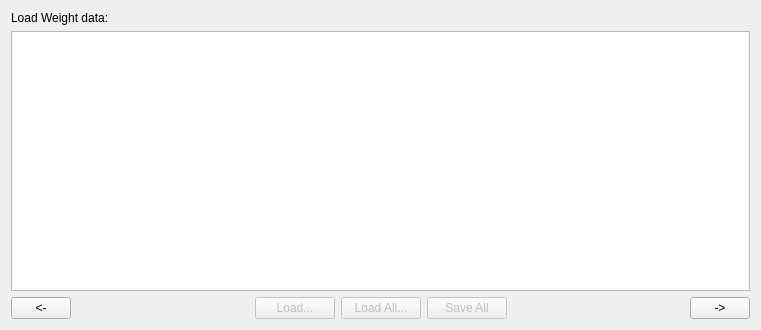
<?xml version="1.0" encoding="UTF-8"?>
<ui version="4.0">
 <class>SSVPAWeightAtAgeTab</class>
 <widget class="QWidget" name="SSVPAWeightAtAgeTab">
  <property name="geometry">
   <rect>
    <x>0</x>
    <y>0</y>
    <width>761</width>
    <height>330</height>
   </rect>
  </property>
  <property name="windowTitle">
   <string>Form</string>
  </property>
  <layout class="QVBoxLayout" name="verticalLayout">
   <item>
    <widget class="QLabel" name="SSVPA_Tab2_LabelLB">
     <property name="text">
      <string>Load Weight data:</string>
     </property>
    </widget>
   </item>
   <item>
    <widget class="QTableView" name="SSVPAWeightAtAgeTV">
     <property name="toolTip">
      <string>These data are from the table: SpeWeight</string>
     </property>
     <property name="statusTip">
      <string>These data are from the table: SpeWeight</string>
     </property>
    </widget>
   </item>
   <item>
    <layout class="QHBoxLayout" name="horizontalLayout_88">
     <item>
      <widget class="QPushButton" name="SSVPA_Tab2_PrevPB">
       <property name="sizePolicy">
        <sizepolicy hsizetype="Fixed" vsizetype="Fixed">
         <horstretch>0</horstretch>
         <verstretch>0</verstretch>
        </sizepolicy>
       </property>
       <property name="minimumSize">
        <size>
         <width>60</width>
         <height>0</height>
        </size>
       </property>
       <property name="maximumSize">
        <size>
         <width>60</width>
         <height>16777215</height>
        </size>
       </property>
       <property name="toolTip">
        <string>Go to the previous tab page</string>
       </property>
       <property name="statusTip">
        <string>Go to the previous tab page</string>
       </property>
       <property name="text">
        <string>&lt;-</string>
       </property>
      </widget>
     </item>
     <item>
      <spacer name="horizontalSpacer_100">
       <property name="orientation">
        <enum>Qt::Horizontal</enum>
       </property>
       <property name="sizeHint" stdset="0">
        <size>
         <width>40</width>
         <height>20</height>
        </size>
       </property>
      </spacer>
     </item>
     <item>
      <widget class="QPushButton" name="SSVPA_Tab2_LoadPB">
       <property name="enabled">
        <bool>false</bool>
       </property>
       <property name="toolTip">
        <string>Load the CSV file for the selected Species</string>
       </property>
       <property name="statusTip">
        <string>Load the CSV file for the selected Species</string>
       </property>
       <property name="text">
        <string>Load...</string>
       </property>
      </widget>
     </item>
     <item>
      <widget class="QPushButton" name="SSVPA_Tab2_LoadAllPB">
       <property name="enabled">
        <bool>false</bool>
       </property>
       <property name="toolTip">
        <string>Load the CSV file for all Species</string>
       </property>
       <property name="statusTip">
        <string>Load the CSV file for all Species</string>
       </property>
       <property name="text">
        <string>Load All...</string>
       </property>
      </widget>
     </item>
     <item>
      <widget class="QPushButton" name="SSVPA_Tab2_SaveAllPB">
       <property name="enabled">
        <bool>false</bool>
       </property>
       <property name="toolTip">
        <string>Save above data for all Species to CSV file and to database table</string>
       </property>
       <property name="statusTip">
        <string>Save above data for all Species to CSV file and to database table</string>
       </property>
       <property name="text">
        <string>Save All</string>
       </property>
      </widget>
     </item>
     <item>
      <spacer name="verticalSpacer_46">
       <property name="orientation">
        <enum>Qt::Horizontal</enum>
       </property>
       <property name="sizeType">
        <enum>QSizePolicy::Expanding</enum>
       </property>
       <property name="sizeHint" stdset="0">
        <size>
         <width>48</width>
         <height>20</height>
        </size>
       </property>
      </spacer>
     </item>
     <item>
      <widget class="QPushButton" name="SSVPA_Tab2_NextPB">
       <property name="enabled">
        <bool>true</bool>
       </property>
       <property name="sizePolicy">
        <sizepolicy hsizetype="Fixed" vsizetype="Fixed">
         <horstretch>0</horstretch>
         <verstretch>0</verstretch>
        </sizepolicy>
       </property>
       <property name="minimumSize">
        <size>
         <width>60</width>
         <height>0</height>
        </size>
       </property>
       <property name="maximumSize">
        <size>
         <width>60</width>
         <height>16777215</height>
        </size>
       </property>
       <property name="toolTip">
        <string>Go to the next tab page</string>
       </property>
       <property name="statusTip">
        <string>Go to the next tab page</string>
       </property>
       <property name="text">
        <string>-&gt;</string>
       </property>
      </widget>
     </item>
    </layout>
   </item>
  </layout>
 </widget>
 <resources/>
 <connections/>
</ui>
